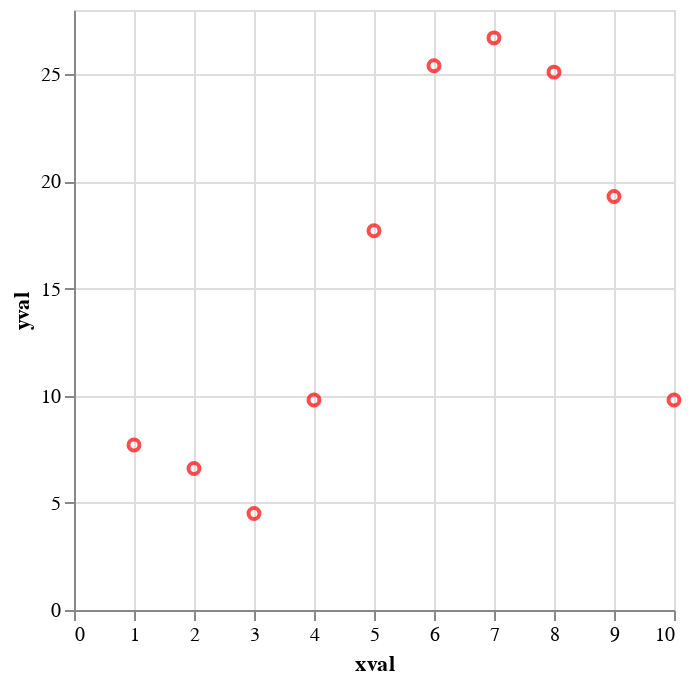

The notebook cell this image was saved under:
### Code cell
import altair as alt
import pandas as pd
# import numpy as np

# rand = np.random.RandomState(42)

# df = pd.DataFrame({
#     'xval': range(100),
#     'yval': rand.randn(100).cumsum()
# })

slider = alt.binding_range(min=0, max=100, step=1)
cutoff = alt.param(bind=slider, value=50)

# print(df)
df = pd.read_csv("mydata.csv")

alt.Chart(df).mark_point().encode(
    x='xval',
    y='yval',
    color=alt.condition(
        alt.datum.xval < cutoff,
        alt.value('red'), alt.value('blue')
    )
).add_params(
    cutoff
)

### Figure 1 — Vega-Lite specification as saved in the notebook (floating-point values rounded to 4 significant figures)
{"config": {"view": {"continuousWidth": 300, "continuousHeight": 300}}, "data": {"name": "data-0f2edc8d5b54dd1eba883bbf48e01b64"}, "mark": {"type": "point"}, "encoding": {"color": {"condition": {"test": "(datum.xval < param_3)", "value": "red"}, "value": "blue"}, "x": {"field": "xval", "type": "quantitative"}, "y": {"field": "yval", "type": "quantitative"}}, "params": [{"name": "param_3", "bind": {"input": "range", "max": 100, "min": 0, "step": 1}, "value": 50}], "$schema": "https://vega.github.io/schema/vega-lite/v5.20.1.json", "datasets": {"data-0f2edc8d5b54dd1eba883bbf48e01b64": [{"xval": 1, "yval": 7.7}, {"xval": 2, "yval": 6.6}, {"xval": 3, "yval": 4.5}, {"xval": 4, "yval": 9.8}, {"xval": 5, "yval": 17.7}, {"xval": 6, "yval": 25.4}, {"xval": 7, "yval": 26.7}, {"xval": 8, "yval": 25.1}, {"xval": 9, "yval": 19.3}, {"xval": 10, "yval": 9.8}]}}
